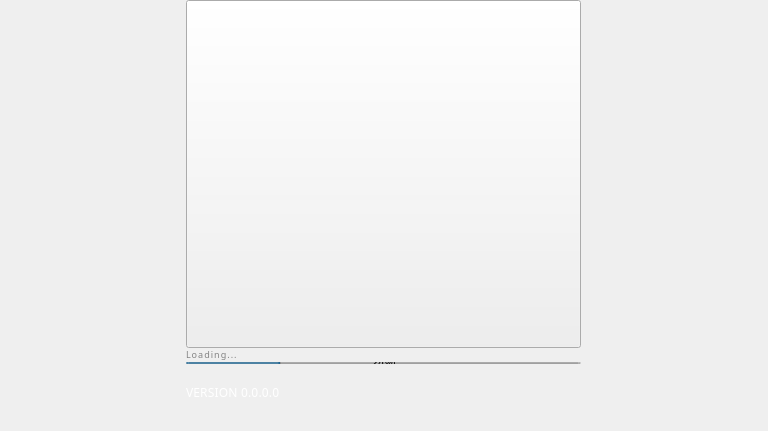
<?xml version="1.0" encoding="UTF-8"?>
<ui version="4.0">
<class>Splash</class>
	<widget class="QWidget"
      		name="Splash">
		<property name="geometry">
			<rect>
				<x>0</x>
				<y>0</y>
				<width>768</width>
				<height>431</height>
			</rect>
		</property>
		<property name="minimumSize">
			<size>
				<width>768</width>
				<height>431</height>
			</size>
		</property>
		<property name="maximumSize">
			<size>
				<width>16777215</width>
				<height>700</height>
			</size>
		</property>
		<property name="windowTitle">
			<string>Form</string>
		</property>
		<layout class="QVBoxLayout"
      			name="verticalLayout_2">
			<property name="spacing">
				<number>0</number>
			</property>
			<property name="leftMargin">
				<number>0</number>
			</property>
			<property name="topMargin">
				<number>0</number>
			</property>
			<property name="rightMargin">
				<number>0</number>
			</property>
			<property name="bottomMargin">
				<number>0</number>
			</property>
			<item>
				<widget class="QFrame"
      					name="frame">
					<property name="minimumSize">
						<size>
							<width>750</width>
							<height>520</height>
						</size>
					</property>
					<property name="styleSheet">
						<string notr="true"/>
					</property>
					<property name="frameShape">
						<enum>QFrame::NoFrame</enum>
					</property>
					<property name="frameShadow">
						<enum>QFrame::Plain</enum>
					</property>
					<layout class="QVBoxLayout"
      						name="verticalLayout">
						<property name="spacing">
							<number>0</number>
						</property>
						<property name="leftMargin">
							<number>0</number>
						</property>
						<property name="topMargin">
							<number>0</number>
						</property>
						<property name="rightMargin">
							<number>0</number>
						</property>
						<property name="bottomMargin">
							<number>0</number>
						</property>
						<property name="alignment">
							<set>Qt::AlignTop|Qt::AlignHCenter</set>
						</property>
						<item>
							<widget class="QPushButton"
      								name="imgLogo">
								<property name="minimumSize">
									<size>
										<width>395</width>
										<height>348</height>
									</size>
								</property>
								<property name="focusPolicy">
									<enum>Qt::NoFocus</enum>
								</property>
								<property name="text">
									<string/>
								</property>
								<property name="iconSize">
									<size>
										<width>395</width>
										<height>348</height>
									</size>
								</property>
							</widget>
						</item>
						<item>
							<widget class="QWidget"
      								name="horizontalWidget"
      								native="true">
								<property name="minimumSize">
									<size>
										<width>395</width>
										<height>12</height>
									</size>
								</property>
								<property name="maximumSize">
									<size>
										<width>395</width>
										<height>12</height>
									</size>
								</property>
								<widget class="QLabel"
      									name="lblMessage">
									<property name="geometry">
										<rect>
											<x>0</x>
											<y>0</y>
											<width>395</width>
											<height>12</height>
										</rect>
									</property>
									<property name="sizePolicy">
										<sizepolicy hsizetype="Maximum"
          											vsizetype="Maximum">
											<horstretch>0</horstretch>
											<verstretch>0</verstretch>
										</sizepolicy>
									</property>
									<property name="minimumSize">
										<size>
											<width>0</width>
											<height>0</height>
										</size>
									</property>
									<property name="maximumSize">
										<size>
											<width>235</width>
											<height>22</height>
										</size>
									</property>
									<property name="styleSheet">
										<string notr="true">
											height: 11px;
											width: 91px;
											color: #828282;
											font-family: Montserrat;
											font-size: 9px;
											letter-spacing: 1.04px;
											line-height: 12px;
										</string>
									</property>
									<property name="text">
										<string>Loading...</string>
									</property>
									<property name="alignment">
										<set>Qt::AlignTop|Qt::AlignLeft</set>
									</property>
								</widget>
							</widget>
						</item>
						<item>
							<widget class="QWidget"
      								name="layoutProgress"
      								native="true">
								<property name="minimumSize">
									<size>
										<width>395</width>
										<height>4</height>
									</size>
								</property>
								<property name="maximumSize">
									<size>
										<width>395</width>
										<height>4</height>
									</size>
								</property>
								<layout class="QHBoxLayout"
      									name="horizontalLayout">
									<property name="spacing">
										<number>0</number>
									</property>
									<property name="leftMargin">
										<number>0</number>
									</property>
									<property name="topMargin">
										<number>2</number>
									</property>
									<property name="rightMargin">
										<number>0</number>
									</property>
									<property name="bottomMargin">
										<number>0</number>
									</property>
									<item>
										<widget class="QProgressBar"
      											name="progressBar">
											<property name="value">
												<number>24</number>
											</property>
										</widget>
									</item>
								</layout>
							</widget>
						</item>
						<item>
							<spacer name="horizontalSpacer_1">
								<property name="orientation">
									<enum>Qt::Vertical</enum>
								</property>
								<property name="sizeType">
									<enum>QSizePolicy::Fixed</enum>
								</property>
								<property name="sizeHint"
        									stdset="0">
									<size>
										<width>40</width>
										<height>20</height>
									</size>
								</property>
							</spacer>
						</item>
						<item>
							<widget class="QLabel"
      								name="lblVersion">
								<property name="geometry">
									<rect>
										<x>0</x>
										<y>0</y>
										<width>200</width>
										<height>16</height>
									</rect>
								</property>
								<property name="sizePolicy">
									<sizepolicy hsizetype="Maximum"
          										vsizetype="Maximum">
										<horstretch>0</horstretch>
										<verstretch>0</verstretch>
									</sizepolicy>
								</property>
								<property name="minimumSize">
									<size>
										<width>0</width>
										<height>0</height>
									</size>
								</property>
								<property name="maximumSize">
									<size>
										<width>200</width>
										<height>16</height>
									</size>
								</property>
								<property name="styleSheet">
									<string notr="true">
										height: 16px;
										width: 85px;
										color: #FFFFFF;
										font-family: Montserrat;
										font-size: 12px;
										letter-spacing: 0.2px;
										line-height: 16px;
										text-align: center;
									</string>
								</property>
								<property name="text">
									<string>VERSION 0.0.0.0</string>
								</property>
								<property name="alignment">
									<set>Qt::AlignTop|Qt::AlignLeft</set>
								</property>
							</widget>
						</item>
					</layout>
				</widget>
			</item>
		</layout>
	</widget>
	<resources/>
	<connections/>
</ui>
